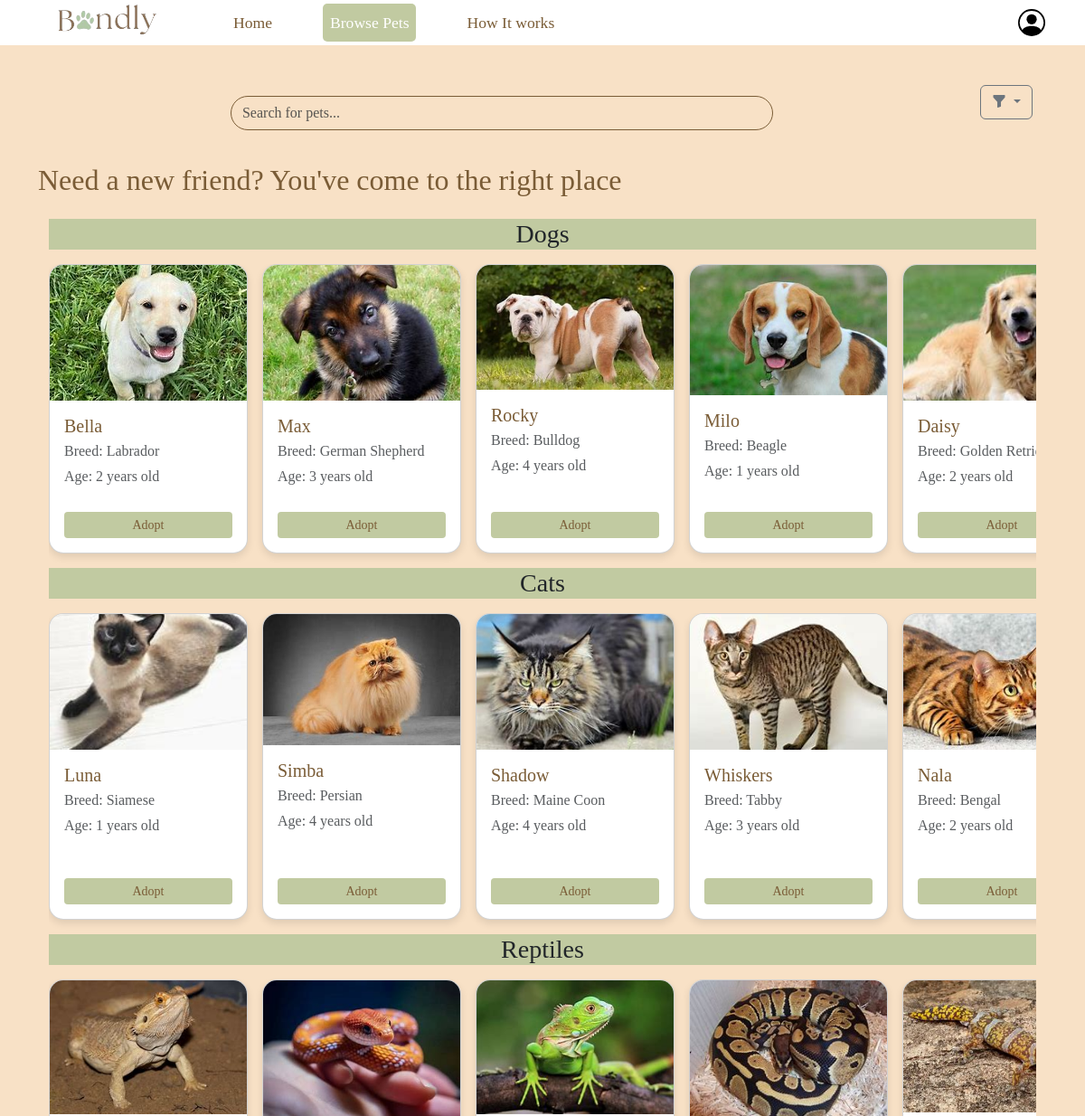
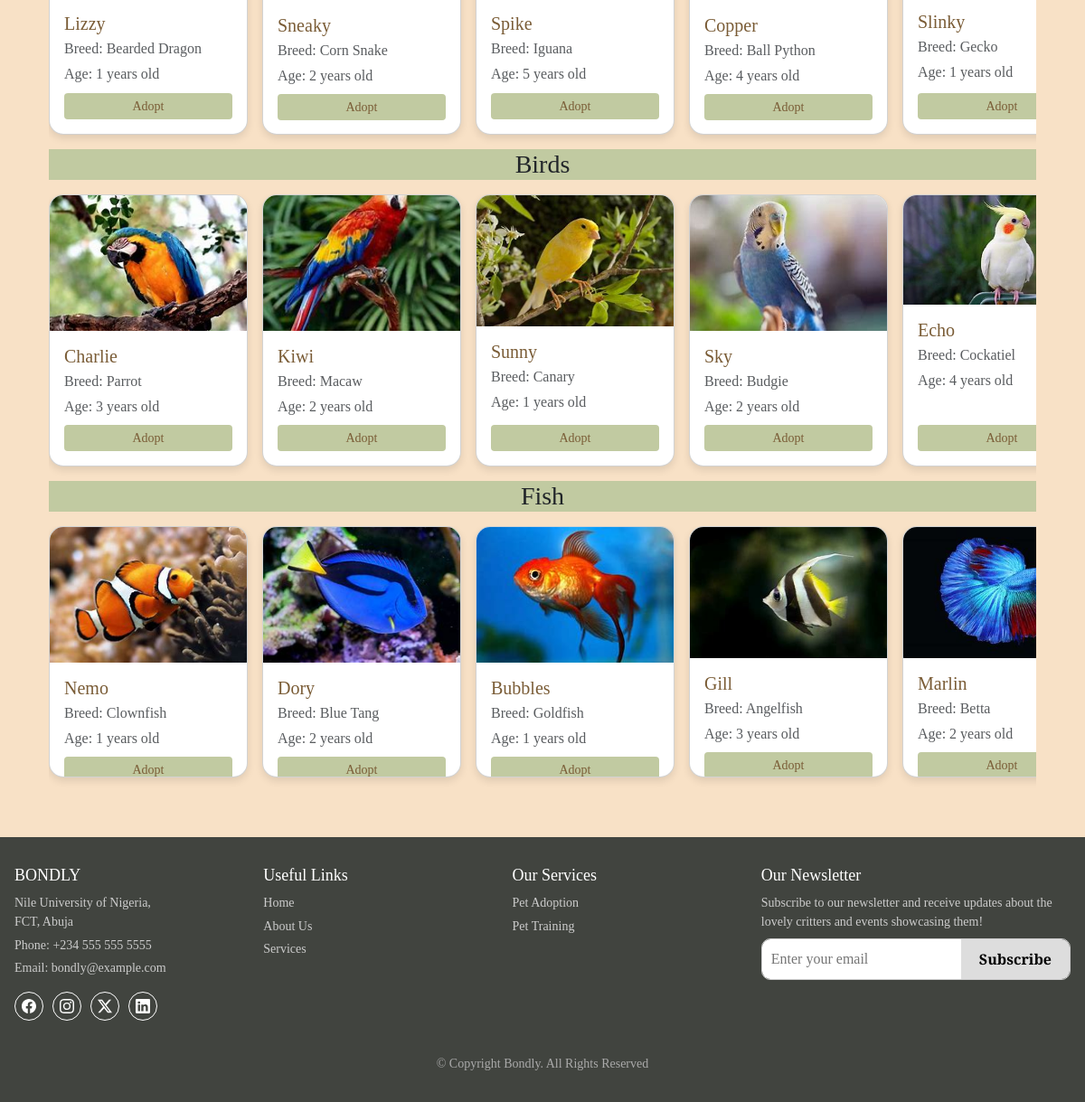
/browse (signed in), run on the app's committed database (2 pictures, top to bottom).
### website/models.py (models this page shows)
class AnimalGroup(db.Model):
    id = db.Column(db.Integer, primary_key=True)
    name = db.Column(db.String(150), nullable=False)
    animals = db.relationship('Animal', backref='group', lazy=True)

class Animal(db.Model):
    id = db.Column(db.Integer, primary_key=True)
    name = db.Column(db.String(100), nullable=False)
    breed = db.Column(db.String(100), nullable=False)
    age = db.Column(db.Integer, nullable=False)
    image = db.Column(db.String(100), nullable=False)
    group_id = db.Column(db.Integer, db.ForeignKey('animal_group.id'), nullable=False)

### website/views.py (the view)
@views.route('/browse')
@login_required
def browse_pets():
    animal_groups = AnimalGroup.query.all()
    grouped_animals = {group.name: group.animals for group in animal_groups}
    return render_template("browse_pets.html", animal_groups=grouped_animals)

### website/__init__.py (called while the page is built)
def create_app():
    app = Flask(__name__)
    app.config['SECRET_KEY'] = 'heyy'
    app.config['SQLALCHEMY_DATABASE_URI'] = f'sqlite:///{DB_NAME}'
    db.init_app(app)
    from .views import views
    from .auth import auth
    app.register_blueprint(views, url_prefix="/")
    app.register_blueprint(auth, url_prefix="/")
    from .models import User
    create_database(app)
    login_manager = LoginManager()
    login_manager.login_view = 'auth.login'
    login_manager.init_app(app)
    @login_manager.user_loader
    def load_user (id):
         return User.query.get(int(id))
    @app.context_processor
    def inject_user():
        return dict(user=current_user)
    return app

### website/templates/browse_pets.html (shortened to what this page needs)
{% extends "base.html" %}
{% block content %}
<div class="browse-pets-container">
  <div class="d-flex align-items-center mb-4 w-100" style="gap: 0;">
    <div class="search-wrapper d-flex align-items-center gap-2" style="width: 80%;">
      <input type="text" id="searchInput" class="form-control search-input" placeholder="Search for pets..."
        onkeyup="searchPets()">
    </div>
    <div class="filter-wrapper mb-4 px-3">
      <div class="dropdown" style="width: 20%;">
        <button class="btn btn-outline-secondary dropdown-toggle" type="button" id="filterDropdown"
          data-bs-toggle="dropdown" aria-expanded="false">
          <i class="bi bi-funnel-fill"></i>
        </button>
      </div>
    </div>
  </div>
  <h2>Need a new friend? You've come to the right place</h2>
  <div class="container mt-4 petGroupsContainer">
    {% for group, animals in animal_groups.items() %}
    <h3 class="mb-3 group">{{ group }}</h3>
    <div class="pet-group" id="group-{{ group }}">
      {% for animal in animals %}
      <div class="pet-card-wrapper" data-name="{{ animal.name }}" data-breed="{{ animal.breed }}"
        data-age="{{ animal.age }}">
        <div class="card pet-card h-100" style="border-radius: 1rem; overflow: hidden;">
          <img src="{{ url_for('static', filename='images/' + animal.image) }}" class="card-img-top"
            alt="{{ animal.name }}">
          <div class="card-body d-flex flex-column justify-content-between">
            <div>
              <h5 class="card-title mb-1">{{ animal.name }}</h5>
              <p class="card-breed mb-1 text-muted">Breed: {{ animal.breed }}</p>
              <p class="card-age mb-2 text-muted">Age: {{ animal.age }} years old</p>
            </div>
            <a href="{{ url_for('views.adopt', animal_id=animal.id) }}"
              class="btn btn-primary btn-sm mt-auto adopt-btn">Adopt</a>
          </div>
        </div>
      </div>
      {% endfor %}
    </div>
    {% endfor %}
  </div>
</div>
{% endblock %}

### website/templates/base.html (shortened to what this page needs)
<!DOCTYPE html>
<html lang="en">
  <head>
    <link
      href="https://cdn.jsdelivr.net/npm/bootstrap@5.3.5/dist/css/bootstrap.min.css"
      rel="stylesheet"
    />
    <link
      rel="stylesheet"
      href="{{ url_for('static', filename='css/style.css') }}"
    />
    <link rel="stylesheet" href="https://cdn.jsdelivr.net/npm/bootstrap-icons@1.10.5/font/bootstrap-icons.css">
  </head>
  <body>
    <nav class="navbar navbar-expand-lg">
      <div class="container-fluid">
        <div class="navbar-logo-container">
          <a href="{{ url_for('views.home') }}">
            <img
              src="{{ url_for('static', filename='images/Bondly_logo.png') }}"
              alt="Bondly Logo"
              class="navbar-logo"
            />
          </a>
        </div>
        <div class="collapse navbar-collapse" id="navbarContent">
          <div class="navbar-nav">
            <a
              class="nav-item nav-link custom-nav-link {% if request.path == url_for('views.home') %}active{% endif %}"
              href="{{ url_for('views.home') }}"
              >Home</a
            >
            {% if user.is_authenticated %}
            <a
              class="nav-item nav-link custom-nav-link {% if request.path == url_for('views.browse_pets') %}active{% endif %}"
              href="{{ url_for('views.browse_pets') }}"
              >Browse Pets</a
            >
            <a
              class="nav-item nav-link custom-nav-link {% if request.path == url_for('views.how_it_works') %}active{% endif %}"
              href="{{ url_for('views.how_it_works') }}"
              >How It works</a
            >
            {% endif %}
          </div>
          <div class="navbar-nav ms-auto">
             {% if current_user.is_authenticated %}
            <div class="navbar-nav ms-auto">
              <div class="nav-item dropdown">
                <a href="#" data-bs-toggle="modal" data-bs-target="#userModal">
                  <img
                    src="{{ url_for('static', filename='icons/user.svg') }}"
                    alt="User Icon"
                    style="width: 30px"
                    class="user-icon"
                  />
                </a>
              </div>
            </div>
            {% endif %}
          </div>
        </div>
      </div>
    </nav>
    <div class="container mt-4">{% block content %}{% endblock %}</div>
    <footer class="footer">
      <div class="footer-container">
        <div class="footer-section">
          <h4>BONDLY</h4>
          <p>Nile University of Nigeria,<br />FCT, Abuja</p>
          <p>Phone: +234 555 555 5555</p>
          <p>Email: bondly@example.com</p>
          <div class="social-icons">
            <a href="#"
              ><img src="../static/icons/facebook.svg" alt="Facebook Icon"
            /></a>
            <a href="#"
              ><img src="../static/icons/instagram.svg" alt="Instagram Icon"
            /></a>
            <a href="#"
              ><img src="../static/icons/twitter-x.svg" alt="Twitter Icon"
            /></a>
            <a href="#"
              ><img src="../static/icons/linkedin.svg" alt="LinkedIn Icon"
            /></a>
          </div>
        </div>
        <div class="footer-section">
          <h4>Useful Links</h4>
          <a href="{{ url_for('views.home') }}">Home</a>
          <a href="#">About Us</a>
          <a href="#">Services</a>
        </div>
        <div class="footer-section">
          <h4>Our Services</h4>
          <a href="#">Pet Adoption</a>
          <a href="#">Pet Training</a>
        </div>
        <div class="footer-section">
          <h4>Our Newsletter</h4>
          <p>
            Subscribe to our newsletter and receive updates about the lovely
            critters and events showcasing them!
          </p>
          <form class="newsletter-form">
            <input type="email" placeholder="Enter your email" required />
            <button type="submit">Subscribe</button>
          </form>
        </div>
      </div>
      <div class="footer-bottom">© Copyright Bondly. All Rights Reserved</div>
    </footer>
  </body>
</html>

### website/static/css/style.css (style rules this page uses)
:root { --sand-color: #f8e1c6; --text-color: #7a5c36; --accent-color: #c1caa1; --white-color: #ffffff; --footer-color: #41443f; --another-color: #ebe9e5; }
body { padding-top: 70px; background-color: var(--sand-color) !important; font-family: "Libre Baskerville", serif !important; font-weight: 400 !important; font-style: normal !important; }
.navbar { background-color: var(--white-color) !important; padding: 0 2rem; position: fixed; top: 0; left: 0; right: 0; width: 100%; z-index: 1000; }
.navbar-logo-container { height: 50px; width: 150px; display: flex; align-items: center; margin-right: 2rem; }
.navbar-logo { width: 100%; height: auto; object-fit: contain; transform: scale(1.3); margin-top: 15px; }
.custom-nav-link { color: var(--text-color) !important; margin: 0 1.5rem; font-size: 1.1rem; }
.nav-item.nav-link.active { background-color: var(--accent-color); color: var(--white-color) !important; border-radius: 5px; }
.card-title { color: var(--text-color); }
.user-icon { color: var(--text-color) !important; }
.pet-group { display: flex; overflow-x: auto; gap: 1rem; scroll-snap-type: x mandatory; }
.pet-card-wrapper { flex: 0 0 auto; width: 50%; min-width: 220px; scroll-snap-align: start; }
@media (min-width: 577px) { .pet-card-wrapper { width: 33%; } }
@media (min-width: 992px) { .pet-card-wrapper { width: 20%; } }
.search-input { width: 100%; }
.pet-card-wrapper { margin-bottom: 1rem; }
.browse-pets-container { margin-bottom: 50px; }
.browse-pets-container h2 { color: var(--text-color); }
.browse-pets-container .card { border-radius: 1rem; overflow: hidden; box-shadow: 0 4px 8px rgba(0, 0, 0, 0.1); }
.browse-pets-container .card img { height: 150px; object-fit: cover; }
.browse-pets-container .group { background-color: var(--accent-color); text-align: center; }
.browse-pets-container .card-body { height: 100px; overflow: hidden; color: var(--text-color); }
.search-wrapper { max-width: 600px; margin: 0 auto; border-radius: 5rem; background-color: transparent; border: 1px solid var(--text-color); }
.search-input { border: none !important; outline: none !important; box-shadow: none; background-color: transparent !important; }
.adopt-btn { background-color: var(--accent-color) !important; border: var(--accent-color) !important; color: var(--text-color) !important; }
.pet-card { flex: 0 0 300px; background: white; border-radius: 10px; overflow: hidden; box-shadow: 0 2px 8px rgba(0, 0, 0, 0.1); height: 350px; display: flex; flex-direction: column; }
.pet-card img { width: 100%; height: 300px; object-fit: cover; object-position: center; flex: 1; }
.footer { background-color: var(--footer-color); color: white; padding: 2rem 1rem; width: 100%; z-index: 1000; }
.footer-container { display: flex; flex-wrap: wrap; justify-content: space-between; gap: 2rem; max-width: 1200px; margin: 0 auto; }
.footer-section { flex: 1 1 200px; }
.footer h4 { margin-bottom: 0.5rem; font-size: 18px; }
.footer p, .footer a { font-size: 14px; color: #ccc; text-decoration: none; margin-bottom: 0.3rem; display: block; }
.social-icons { display: flex; gap: 10px; margin-top: 1rem; }
.social-icons a { width: 32px; height: 32px; border-radius: 50%; border: 1px solid white; display: flex; align-items: center; justify-content: center; text-decoration: none; color: white; font-size: 16px; }
.newsletter-form { display: flex; max-width: 400px; margin-top: 0.5rem; border-radius: 10px; overflow: hidden; border: 1px solid #ccc; }
.newsletter-form input[type="email"] { flex: 1; padding: 10px; border: none; outline: none; }
.newsletter-form button { padding: 10px 20px; background-color: #ddd; border: none; font-weight: bold; cursor: pointer; }
.footer-bottom { text-align: center; margin-top: 2rem; font-size: 14px; color: #aaa; }

### data on the page
AnimalGroup: name "Dogs"
Animal: image (picture), name "Bella", breed "Labrador", age "2"
Animal: image (picture), name "Max", breed "German Shepherd", age "3"
Animal: image (picture), name "Rocky", breed "Bulldog", age "4"
Animal: image (picture), name "Milo", breed "Beagle", age "1"
Animal: image (picture), name "Daisy", breed "Golden…", age "2"
AnimalGroup: name "Cats"
Animal: image (picture), name "Luna", breed "Siamese", age "1"
Animal: image (picture), name "Simba", breed "Persian", age "4"
Animal: image (picture), name "Shadow", breed "Maine Coon", age "4"
Animal: image (picture), name "Whiskers", breed "Tabby", age "3"
Animal: image (picture), name "Nala", breed "Bengal", age "2"
AnimalGroup: name "Reptiles"
Animal: image (picture), name "Lizzy", breed "Bearded Dragon", age "1"
Animal: image (picture), name "Sneaky", breed "Corn Snake", age "2"
Animal: image (picture), name "Spike", breed "Iguana", age "5"
Animal: image (picture), name "Copper", breed "Ball Python", age "4"
Animal: image (picture), name "Slinky", breed "Gecko", age "1"
AnimalGroup: name "Birds"
Animal: image (picture), name "Charlie", breed "Parrot", age "3"
Animal: image (picture), name "Kiwi", breed "Macaw", age "2"
Animal: image (picture), name "Sunny", breed "Canary", age "1"
Animal: image (picture), name "Sky", breed "Budgie", age "2"
Animal: image (picture), name "Echo", breed "Cockatiel", age "4"
AnimalGroup: name "Fish"
Animal: image (picture), name "Nemo", breed "Clownfish", age "1"
Animal: image (picture), name "Dory", breed "Blue Tang", age "2"
Animal: image (picture), name "Bubbles", breed "Goldfish", age "1"
Animal: image (picture), name "Gill", breed "Angelfish", age "3"
Animal: image (picture), name "Marlin", breed "Betta", age "2"
